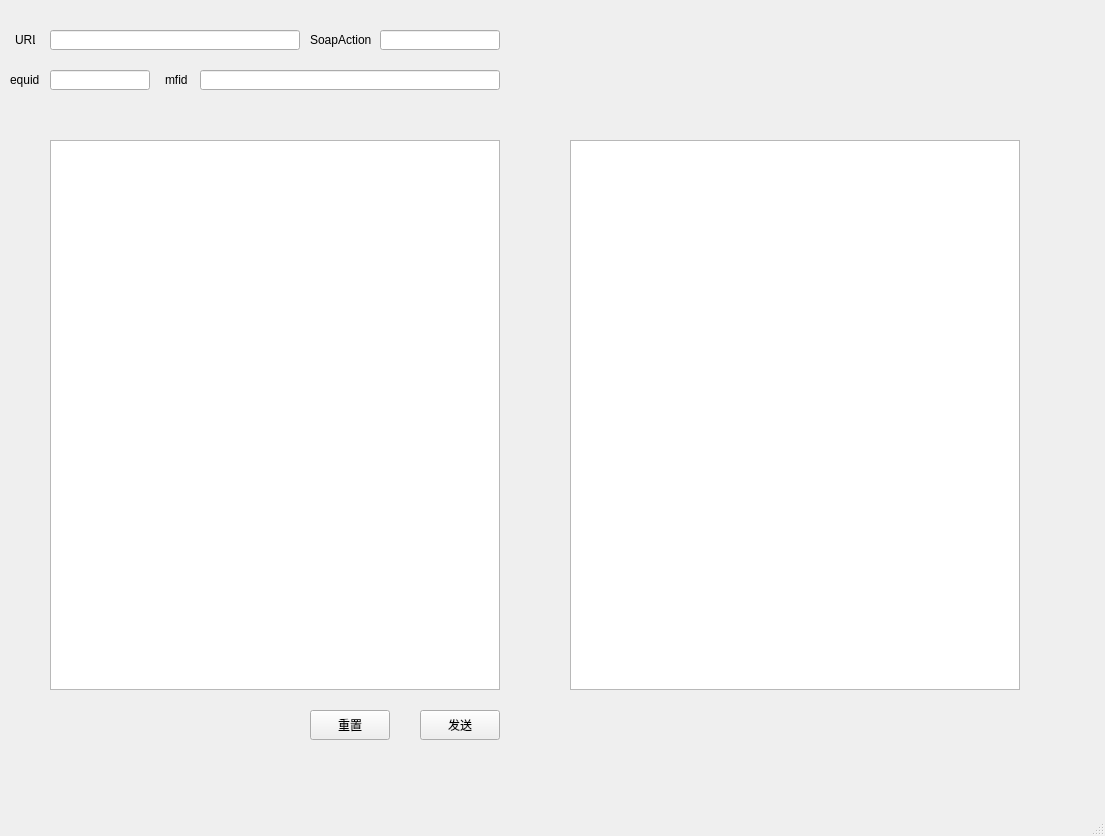
<?xml version="1.0" encoding="UTF-8"?>
<ui version="4.0">
 <class>MainWindow</class>
 <widget class="QMainWindow" name="MainWindow">
  <property name="geometry">
   <rect>
    <x>0</x>
    <y>0</y>
    <width>1105</width>
    <height>836</height>
   </rect>
  </property>
  <property name="windowTitle">
   <string>MainWindow</string>
  </property>
  <widget class="QWidget" name="centralwidget">
   <widget class="QLineEdit" name="url_line">
    <property name="geometry">
     <rect>
      <x>50</x>
      <y>30</y>
      <width>250</width>
      <height>20</height>
     </rect>
    </property>
    <property name="toolTip">
     <string>&lt;html&gt;&lt;head/&gt;&lt;body&gt;&lt;p&gt;URL&lt;/p&gt;&lt;/body&gt;&lt;/html&gt;</string>
    </property>
   </widget>
   <widget class="QLineEdit" name="soapaction_line">
    <property name="geometry">
     <rect>
      <x>380</x>
      <y>30</y>
      <width>120</width>
      <height>20</height>
     </rect>
    </property>
   </widget>
   <widget class="QLineEdit" name="equid_line">
    <property name="geometry">
     <rect>
      <x>50</x>
      <y>70</y>
      <width>100</width>
      <height>20</height>
     </rect>
    </property>
   </widget>
   <widget class="QLineEdit" name="mfid_line">
    <property name="geometry">
     <rect>
      <x>200</x>
      <y>70</y>
      <width>300</width>
      <height>20</height>
     </rect>
    </property>
   </widget>
   <widget class="QTextEdit" name="send_text">
    <property name="geometry">
     <rect>
      <x>50</x>
      <y>140</y>
      <width>450</width>
      <height>550</height>
     </rect>
    </property>
   </widget>
   <widget class="QPushButton" name="reset_button">
    <property name="geometry">
     <rect>
      <x>310</x>
      <y>710</y>
      <width>80</width>
      <height>30</height>
     </rect>
    </property>
    <property name="text">
     <string>重置</string>
    </property>
   </widget>
   <widget class="QPushButton" name="send_button">
    <property name="geometry">
     <rect>
      <x>420</x>
      <y>710</y>
      <width>80</width>
      <height>30</height>
     </rect>
    </property>
    <property name="text">
     <string>发送</string>
    </property>
   </widget>
   <widget class="QTextEdit" name="recive_text">
    <property name="geometry">
     <rect>
      <x>570</x>
      <y>140</y>
      <width>450</width>
      <height>550</height>
     </rect>
    </property>
   </widget>
   <widget class="QLabel" name="url_lable">
    <property name="geometry">
     <rect>
      <x>15</x>
      <y>30</y>
      <width>20</width>
      <height>20</height>
     </rect>
    </property>
    <property name="text">
     <string>URL</string>
    </property>
   </widget>
   <widget class="QLabel" name="soapaction_lable">
    <property name="geometry">
     <rect>
      <x>310</x>
      <y>30</y>
      <width>70</width>
      <height>20</height>
     </rect>
    </property>
    <property name="text">
     <string>SoapAction</string>
    </property>
   </widget>
   <widget class="QLabel" name="euqid_lable">
    <property name="geometry">
     <rect>
      <x>10</x>
      <y>70</y>
      <width>30</width>
      <height>20</height>
     </rect>
    </property>
    <property name="text">
     <string>equid</string>
    </property>
   </widget>
   <widget class="QLabel" name="mfid_lable">
    <property name="geometry">
     <rect>
      <x>165</x>
      <y>70</y>
      <width>30</width>
      <height>20</height>
     </rect>
    </property>
    <property name="text">
     <string>mfid</string>
    </property>
   </widget>
  </widget>
  <widget class="QMenuBar" name="menubar">
   <property name="geometry">
    <rect>
     <x>0</x>
     <y>0</y>
     <width>1105</width>
     <height>23</height>
    </rect>
   </property>
  </widget>
  <widget class="QStatusBar" name="statusbar"/>
 </widget>
 <resources/>
 <connections/>
</ui>
